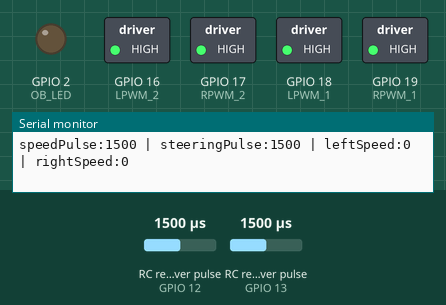
The sketch below on a simulated ESP32. Shown: switched loads named in the sketch (green lamp = pin HIGH), output pins drawn as LEDs (lit = HIGH), the last lines printed to the serial monitor. Wiring (inferred from the names in the program): 2 × RC receiver channel: data GPIO 13 / data GPIO 12. Inputs (shaded band) come from the test bench; at power-on: RC receiver pulse (sensors on GPIO 12, GPIO 13) 1500 µs.

Above: at 1.2 s.
1.3 s: RC receiver pulse (sensor on GPIO 12) set to 1466 µs
2.8 s: RC receiver pulse (sensor on GPIO 12) set to 1440 µs
At 3.2 s:
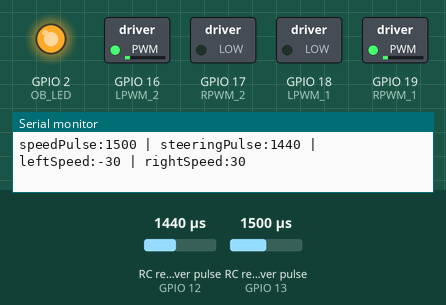
4.3 s: RC receiver pulse (sensor on GPIO 13) set to 1020 µs
At 5.5 s:
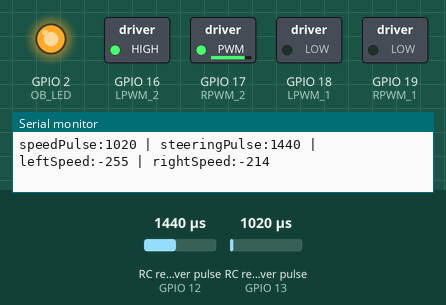
5.8 s: RC receiver pulse (sensor on GPIO 13) set to 1250 µs
At 6.7 s:
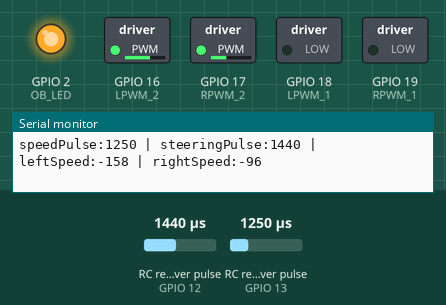
7.3 s: RC receiver pulse (sensor on GPIO 12) set to 1020 µs
At 7.8 s:
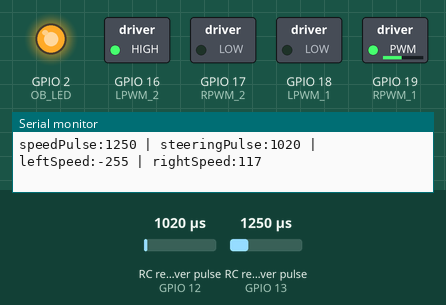
8.8 s: RC receiver pulse (sensor on GPIO 13) set to 1500 µs
At 10.2 s:
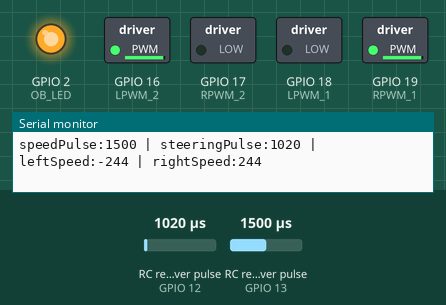
Timing chart, 0 to 11.3 s (numbered marks = the images above; inputs shaded):
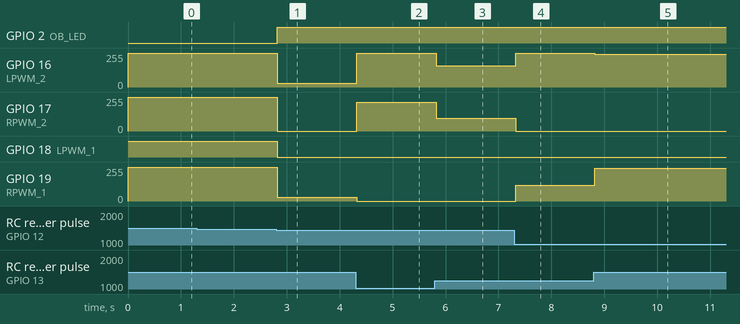

The sketch:

500g_RC_SUMO_ESP32.ino
```cpp
// Pins connected to RC receiver
#define RC_SPEED 13
#define RC_STEERING 12

// Pin Motor Assignment
#define LPWM_1 18 // Left motor forward
#define LPWM_2 16 // Left motor backward
#define RPWM_1 19 // Right motor forward
#define RPWM_2 17 // Right motor backward

#define OB_LED 2

#define NEUTRAL_SPEED 1500
#define NEUTRAL_STEERING 1500
#define RANGE_SPEED 1000
#define RANGE_STEERING 1000

void setup()
{
    Serial.begin(115200);
    pinMode(OB_LED, OUTPUT);
    pinMode(RC_SPEED, INPUT);
    pinMode(RC_STEERING, INPUT);

    pinMode(LPWM_1, OUTPUT);
    pinMode(LPWM_2, OUTPUT);
    pinMode(RPWM_1, OUTPUT);
    pinMode(RPWM_2, OUTPUT);
    stopmotor();
}

void loop()
{
    int speedPulse = pulseIn(RC_SPEED, HIGH, 40000);
    if (speedPulse == 0)
    {
        digitalWrite(OB_LED, LOW);
        stopmotor();
        return;
    }

    // Convert the pulse width to percentage (-1.0 to 1.0).
    float speedPercent = (float)(speedPulse - NEUTRAL_SPEED) / (float)(RANGE_SPEED / 2);
    speedPercent = constrain(speedPercent, -1.0f, 1.0f);

    // Add in dead band.
    if ((speedPercent > -0.1f) && (speedPercent < 0.1f))
    {
        speedPercent = 0.0f;
    }

    int steeringPulse = pulseIn(RC_STEERING, HIGH, 40000);
    if (steeringPulse == 0)
    {
        digitalWrite(OB_LED, LOW);
        stopmotor();
        return;
    }

    // Convert the pulse width to percentage (-1.0 to 1.0).
    float steeringPercent = (float)(steeringPulse - NEUTRAL_STEERING) / (float)(RANGE_STEERING / 2);
    steeringPercent = constrain(steeringPercent, -1.0f, 1.0f);

    // Add in dead band.
    if ((steeringPercent > -0.1f) && (steeringPercent < 0.1f))
    {
        steeringPercent = 0.0f;
    }

    float leftSpeedPercent = speedPercent + steeringPercent;
    int leftSpeed = (int)(leftSpeedPercent * 255.0f);
    leftSpeed = constrain(leftSpeed, -255, 255);

    float rightSpeedPercent = speedPercent - steeringPercent;
    int rightSpeed = (int)(rightSpeedPercent * 255.0f);
    rightSpeed = constrain(rightSpeed, -255, 255);

    Set_Motor(leftSpeed, rightSpeed);

    if ((leftSpeed != 0) || (rightSpeed != 0))
    {
        digitalWrite(OB_LED, HIGH);
    }
    else
    {
        digitalWrite(OB_LED, LOW);
    }

    Serial.print("speedPulse:");
    Serial.print(speedPulse);
    Serial.print(" | ");
    Serial.print("steeringPulse:");
    Serial.print(steeringPulse);
    Serial.print(" | ");
    Serial.print("leftSpeed:");
    Serial.print(leftSpeed);
    Serial.print(" | ");
    Serial.print("rightSpeed:");
    Serial.println(rightSpeed);
}

void stopmotor()
{
    analogWrite(LPWM_1, 255);
    analogWrite(LPWM_2, 255);
    analogWrite(RPWM_1, 255);
    analogWrite(RPWM_2, 255);
}

void Set_Motor(float Lval, float Rval)
{
    if (Lval > 0)
    { // Forward
        analogWrite(LPWM_1, Lval);
        analogWrite(LPWM_2, 0);
    }
    else if (Lval < 0)
    { // Reverse
        Lval = abs(Lval);
        analogWrite(LPWM_2, Lval);
        analogWrite(LPWM_1, 0);
    }

    if (Rval > 0)
    { // Forward
        analogWrite(RPWM_1, Rval);
        analogWrite(RPWM_2, 0);
    }
    else if (Rval < 0)
    { // Reverse
        Rval = abs(Rval);
        analogWrite(RPWM_2, Rval);
        analogWrite(RPWM_1, 0);
    }
}
```

Measured:
- the behaviour switches between 1451 and 1450 µs on RC receiver pulse (sensor on GPIO 12) (found by bisection; images 0 and 1)
- after the input at 2.8 s, GPIO 2 (OB_LED): LOW → HIGH at once; GPIO 16 (LPWM_2), GPIO 19 (RPWM_1): 255/255 → 30/255 at once; GPIO 17 (RPWM_2): 255/255 → 0/255 at once; GPIO 18 (LPWM_1): HIGH → LOW at once
- after the input at 4.3 s, GPIO 16 (LPWM_2): 30/255 → 255/255 at once; GPIO 17 (RPWM_2): 0/255 → 214/255 at once; GPIO 19 (RPWM_1): 30/255 → 0/255 at once
- after the input at 5.8 s, GPIO 16 (LPWM_2): 255/255 → 158/255 at once; GPIO 17 (RPWM_2): 214/255 → 96/255 at once
- after the input at 7.3 s, GPIO 16 (LPWM_2): 158/255 → 255/255 at once; GPIO 17 (RPWM_2): 96/255 → 0/255 at once; GPIO 19 (RPWM_1): 0/255 → 117/255 at once
- after the input at 8.8 s, GPIO 16 (LPWM_2): 255/255 → 244/255 at once; GPIO 19 (RPWM_1): 117/255 → 244/255 at once
